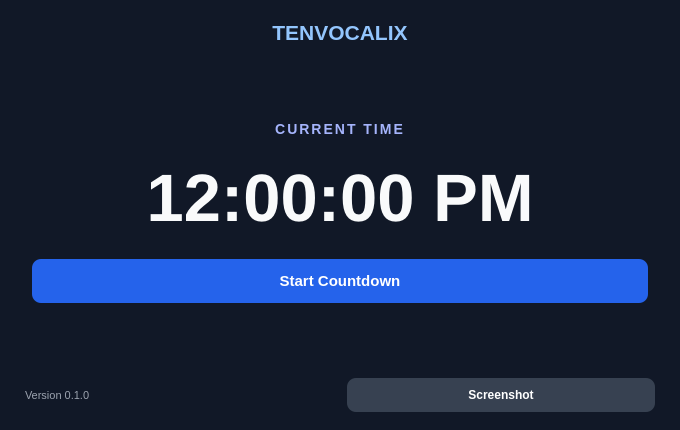
<?xml version="1.0" encoding="UTF-8"?>
<ui version="4.0">
 <class>MainWindow</class>
 <widget class="QMainWindow" name="MainWindow">
  <property name="geometry"><rect><x>0</x><y>0</y><width>680</width><height>430</height></rect></property>
  <property name="minimumSize"><size><width>430</width><height>310</height></size></property>
  <property name="windowTitle"><string>Tenvocalix</string></property>
  <property name="styleSheet"><string notr="true">QMainWindow,QWidget#centralwidget {background:#111827;color:#f9fafb;} QLabel#titleLabel {font-size:21px;font-weight:700;color:#93c5fd;} QLabel#modeLabel {font-size:14px;font-weight:700;letter-spacing:2px;color:#a5b4fc;} QLabel#mainDisplay {font-size:67px;font-weight:750;color:#f9fafb;} QLabel#provenanceLabel {font-size:11px;color:#9ca3af;} QPushButton {background:#2563eb;color:white;padding:13px 20px;border:0;border-radius:9px;font-size:15px;font-weight:650;} QPushButton:hover:enabled {background:#3b82f6;} QPushButton:disabled {background:#374151;color:#9ca3af;} QPushButton#screenshotButton {background:#374151;font-size:12px;padding:10px;} QPushButton#screenshotButton:hover {background:#4b5563;}</string></property>
  <widget class="QWidget" name="centralwidget">
   <layout class="QVBoxLayout" name="verticalLayout">
    <property name="leftMargin"><number>25</number></property><property name="topMargin"><number>20</number></property><property name="rightMargin"><number>25</number></property><property name="bottomMargin"><number>18</number></property>
    <item><widget class="QLabel" name="titleLabel"><property name="text"><string>TENVOCALIX</string></property><property name="alignment"><set>Qt::AlignCenter</set></property></widget></item>
    <item><spacer name="upperSpacer"><property name="orientation"><enum>Qt::Vertical</enum></property><property name="sizeHint" stdset="0"><size><width>20</width><height>40</height></size></property></spacer></item>
    <item><widget class="QLabel" name="modeLabel"><property name="text"><string>CURRENT TIME</string></property><property name="alignment"><set>Qt::AlignCenter</set></property></widget></item>
    <item><widget class="QLabel" name="mainDisplay"><property name="text"><string>12:00:00 PM</string></property><property name="alignment"><set>Qt::AlignCenter</set></property><property name="minimumSize"><size><width>0</width><height>110</height></size></property></widget></item>
    <item><layout class="QHBoxLayout" name="buttonLayout"><item><spacer name="leftSpacer"><property name="orientation"><enum>Qt::Horizontal</enum></property></spacer></item><item><widget class="QPushButton" name="startButton"><property name="text"><string>Start Countdown</string></property></widget></item><item><spacer name="rightSpacer"><property name="orientation"><enum>Qt::Horizontal</enum></property></spacer></item></layout></item>
    <item><spacer name="lowerSpacer"><property name="orientation"><enum>Qt::Vertical</enum></property><property name="sizeHint" stdset="0"><size><width>20</width><height>45</height></size></property></spacer></item>
    <item><layout class="QHBoxLayout" name="footerLayout"><item><widget class="QLabel" name="provenanceLabel"><property name="text"><string>Version 0.1.0</string></property></widget></item><item><spacer name="footerSpacer"><property name="orientation"><enum>Qt::Horizontal</enum></property></spacer></item><item><widget class="QPushButton" name="screenshotButton"><property name="text"><string>Screenshot</string></property></widget></item></layout></item>
   </layout>
  </widget>
 </widget>
 <resources/>
 <connections/>
</ui>
